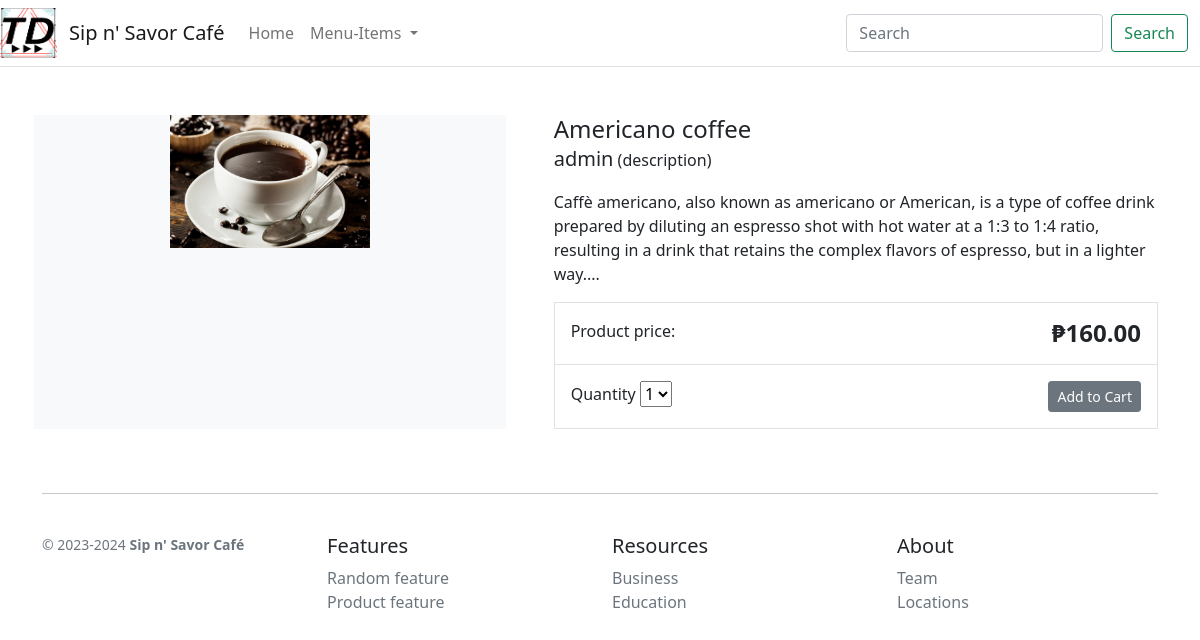
Screenshot of /item/americano-coffee/ with the database file from the repository.
### store/models.py (models this page shows, shortened)
class Product(models.Model):
    category = models.ForeignKey(Category, related_name='product', on_delete=models.SET_NULL, null=True)
    created_by = models.ForeignKey(User, on_delete=models.SET_NULL, null=True, related_name='product_creator')
    title = models.CharField(max_length=255)
    author = models.CharField(max_length=255, default='admin')
    description = models.TextField(blank=True)
    image = models.ImageField(upload_to='images/')
    slug = models.SlugField(max_length=255)
    price = models.DecimalField(max_digits=6, decimal_places=2)
    in_stock = models.BooleanField(default=True)
    is_active = models.BooleanField(default=True)
    created = models.DateTimeField(auto_now_add=True)
    updated = models.DateTimeField(auto_now=True)
    objects = models.Manager()
    products = ProductManager()
    class Meta:
        verbose_name_plural = 'Products'
        ordering = ('-created',)

### store/views.py (the view)
# urls.py: path('item/<slug:slug>/', views.product_detail, name='product_detail'),
def product_detail(request, slug):
    product = get_object_or_404(Product, slug=slug, in_stock=True)
    return render(request, 'store/products/detail.html', {'product': product})

### store/models.py (called while the page is built)
    def get_absolute_url(self):
        return reverse('store:category_list', args=[self.slug])

### store/views.py (called while the page is built)
def categories(request):
    return {
        'categories': Category.objects.all()
    }

### store/templates/store/products/detail.html (shortened to what this page needs)
{% extends "store/base.html" %}
{% load static %}
{% block content %}
<div class="container">
    <main class="pt-5">
        <div class="row g-3">
            <div class="col-md-5 col-lg-5 order-md-first bg-light">
                <img class="img-fluid mx-auto d-block" width="200px" alt="Responsive image" src="{{ product.image.url }}">
            </div>
            <div class="col-md-7 col-lg-7 ps-md-3 ps-lg-5">
                <h1 class="mb-0 h4">{{ product.title }}</h1>
                <p><span class="lead">{{ product.author }}</span> (description)</p>
                <p>{{ product.description|slice:":355" }}...</p>
                <div class="border">
                    <div class="col border-bottom">
                        <div class="row p-3">
                            <div class="col-6">Product price:</div>
                            <div class="col-6 text-end"><span class="h4 fw-bold">₱{{ product.price }}</span></div>
                        </div>
                    </div>
                    <div class="col">
                        <div class="row p-3">
                            <div class="col-6">
                                <label for="select">Quantity</label>
                                <select id="select">
                                    <option value="">1</option>
                                </select>
                            </div>
                            <div class="col-6 text-end"><button type="button" class="btn btn-secondary btn-sm">Add to
                                    Cart</button></div>
                        </div>
                    </div>
                </div>
            </div>
        </div>
    </main>
</div>
{% endblock %}

### static/css/styles.css (style rules this page uses)
body { margin: 0; padding: 0; }

### rows the page displays
Product: image (picture), title "Americano coffee", author "admin", description "Caffè americano, also known as americano or American, is a type of coffee drink prepared by diluting an espresso shot with hot water at a 1:3 to 1:4 ratio, resulting in a drink that retains the complex flavors of espresso, but in a lighter way.", price "160.00"
